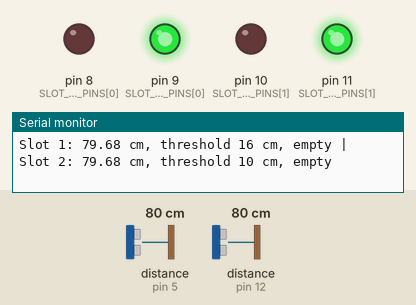
Simulated run of this sketch. Board: Arduino Uno, built with avr-gcc and run on an emulated ATmega328P. Parts: output pins drawn as LEDs (lit = HIGH), the last lines printed to the serial monitor. Wiring (inferred from the names in the program): 2 × ultrasonic range finder: trigger pin 4, echo pin 5 / trigger pin 13, echo pin 12. The inputs (shaded band) are chosen by the test bench; at power-on: distance to the obstacle (sensors on pin 5, pin 12) 80 cm. The echo pulse lasts 58.3 µs per cm; pins used as bus, display or sensor lines are not drawn.

Above: at 2.3 s.
2.4 s: distance to the obstacle (sensor on pin 5) set to 2 cm
At 3.1 s:
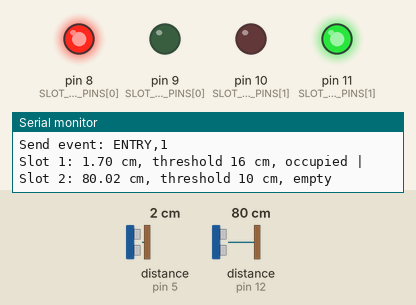
3.9 s: distance to the obstacle (sensor on pin 12) set to 12 cm
6.9 s: distance to the obstacle (sensor on pin 12) set to 9 cm
At 7.6 s:
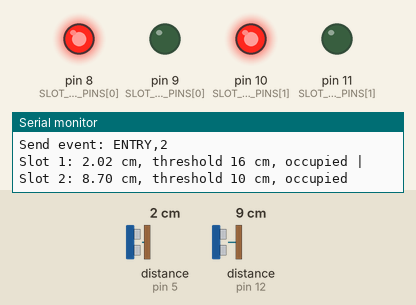
8.7 s: distance to the obstacle (sensor on pin 5) set to 15 cm
10.2 s: distance to the obstacle (sensor on pin 5) set to 19 cm
At 11.5 s:
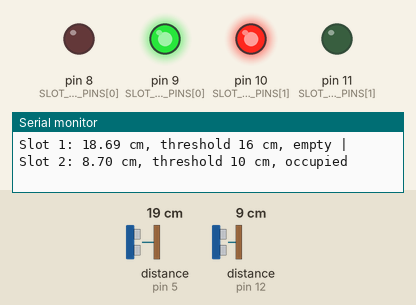
11.8 s: distance to the obstacle (sensor on pin 5) set to 4 cm
At 12.7 s:
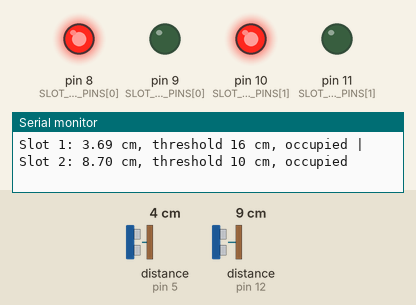
Timing chart, 0 to 14.4 s (numbered marks = the images above; inputs shaded):
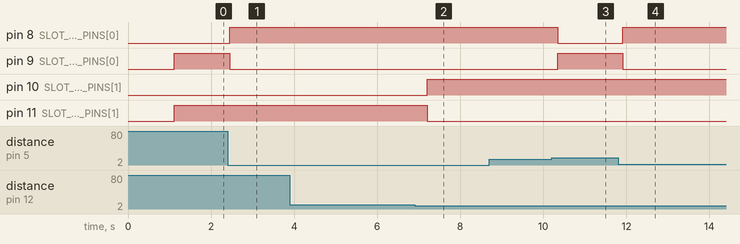

Measured:
- the behaviour switches between 11 and 10 cm on distance to the obstacle (sensor on pin 12) (found by bisection; images 1 and 2)
- the behaviour switches between 16 and 17 cm on distance to the obstacle (sensor on pin 5) (found by bisection; images 2 and 3)
- after the input at 2.4 s, pin 8 (SLOT_RED_LED_PINS[0]): LOW → HIGH after 0.05 s; pin 9 (SLOT_GREEN_LED_PINS[0]): HIGH → LOW after 0.05 s
- after the input at 6.9 s, pin 10 (SLOT_RED_LED_PINS[1]): LOW → HIGH after 0.30 s; pin 11 (SLOT_GREEN_LED_PINS[1]): HIGH → LOW after 0.30 s
- after the input at 10.2 s, pin 8 (SLOT_RED_LED_PINS[0]): HIGH → LOW after 0.15 s; pin 9 (SLOT_GREEN_LED_PINS[0]): LOW → HIGH after 0.15 s
- after the input at 11.8 s, pin 8 (SLOT_RED_LED_PINS[0]): LOW → HIGH after 0.11 s; pin 9 (SLOT_GREEN_LED_PINS[0]): HIGH → LOW after 0.11 s

The sketch:

uno_slots.ino
```cpp
const int SLOT_COUNT = 2;                    // 관리할 주차칸 개수
const unsigned long ECHO_TIMEOUT_US = 30000; // 초음파 응답 대기 최대 시간
const unsigned long SERIAL_LOG_INTERVAL_MS = 500; // 주차칸 상태 로그 출력 주기

const int SLOT_OCCUPIED_DISTANCE_CM[SLOT_COUNT] = {16, 10}; // 주차칸별 차량 감지 거리
const int SLOT_TRIG_PINS[SLOT_COUNT] = {4, 13};      // 주차칸별 초음파 송신 핀
const int SLOT_ECHO_PINS[SLOT_COUNT] = {5, 12};      // 주차칸별 초음파 수신 핀
const int SLOT_RED_LED_PINS[SLOT_COUNT] = {8, 10};   // 주차칸별 점유 표시 LED 핀
const int SLOT_GREEN_LED_PINS[SLOT_COUNT] = {9, 11}; // 주차칸별 빈자리 표시 LED 핀

bool previousOccupied[SLOT_COUNT] = {false, false}; // 주차칸 상태 변화 감지용 이전 상태
unsigned long lastSerialLoggedAt = 0;               // 마지막 주차칸 로그 출력 시각

/**
 * 지정한 주차칸의 초음파 거리를 센티미터 단위로 측정한다.
 * @param {int} slotIndex - 측정할 주차칸 배열 인덱스
 * @returns {float} 측정된 거리, 감지 실패 시 -1
 */
float readDistanceCm(int slotIndex) {
  digitalWrite(SLOT_TRIG_PINS[slotIndex], LOW);
  delayMicroseconds(2);
  digitalWrite(SLOT_TRIG_PINS[slotIndex], HIGH);
  delayMicroseconds(10);
  digitalWrite(SLOT_TRIG_PINS[slotIndex], LOW);

  long duration = pulseIn(SLOT_ECHO_PINS[slotIndex], HIGH, ECHO_TIMEOUT_US);

  if (duration == 0) {
    return -1;
  }

  return duration * 0.0343 / 2.0;
}

/**
 * 측정 거리로 지정한 주차칸의 점유 상태를 판단한다.
 * @param {int} slotIndex - 확인할 주차칸 배열 인덱스
 * @param {float} distanceCm - 초음파센서 측정 거리
 * @returns {bool} 차량이 있으면 true, 아니면 false
 */
bool isSlotOccupied(int slotIndex, float distanceCm) {
  return distanceCm > 0 && distanceCm <= SLOT_OCCUPIED_DISTANCE_CM[slotIndex];
}

/**
 * 주차칸 LED를 점유 상태에 맞게 갱신한다.
 * @param {int} slotIndex - 갱신할 주차칸 배열 인덱스
 * @param {bool} occupied - 주차칸 점유 여부
 * @returns {void} 반환값 없음
 */
void updateSlotLed(int slotIndex, bool occupied) {
  digitalWrite(SLOT_RED_LED_PINS[slotIndex], occupied ? HIGH : LOW);
  digitalWrite(SLOT_GREEN_LED_PINS[slotIndex], occupied ? LOW : HIGH);
}

/**
 * Node.js 서버에 주차칸 상태 변화 이벤트를 전송한다.
 * @param {String} eventName - ENTRY 또는 VACATED 이벤트 이름
 * @param {int} slotId - 주차칸 번호
 * @returns {void} 반환값 없음
 */
void sendSlotEvent(String eventName, int slotId) {
  Serial.println(eventName + "," + String(slotId));
  Serial.print("Send event: ");
  Serial.print(eventName);
  Serial.print(",");
  Serial.println(slotId);
}

/**
 * 주차칸별 거리와 점유 상태를 시리얼 모니터에 출력한다.
 * @param {float[]} distances - 주차칸별 측정 거리 배열
 * @param {bool[]} occupiedSlots - 주차칸별 점유 상태 배열
 * @returns {void} 반환값 없음
 */
void logSlotStatus(float distances[], bool occupiedSlots[]) {
  if (millis() - lastSerialLoggedAt < SERIAL_LOG_INTERVAL_MS) {
    return;
  }

  lastSerialLoggedAt = millis();

  for (int index = 0; index < SLOT_COUNT; index++) {
    Serial.print("Slot ");
    Serial.print(index + 1);
    Serial.print(": ");

    if (distances[index] < 0) {
      Serial.print("no echo");
    } else {
      Serial.print(distances[index]);
      Serial.print(" cm, threshold ");
      Serial.print(SLOT_OCCUPIED_DISTANCE_CM[index]);
      Serial.print(" cm, ");
      Serial.print(occupiedSlots[index] ? "occupied" : "empty");
    }

    if (index < SLOT_COUNT - 1) {
      Serial.print(" | ");
    }
  }

  Serial.println();
}

/**
 * 각 주차칸의 점유 변화와 LED 표시를 처리한다.
 * @returns {void} 반환값 없음
 */
void updateParkingSlots() {
  float distances[SLOT_COUNT];
  bool occupiedSlots[SLOT_COUNT];

  for (int index = 0; index < SLOT_COUNT; index++) {
    distances[index] = readDistanceCm(index);
    occupiedSlots[index] = isSlotOccupied(index, distances[index]);

    bool occupied = occupiedSlots[index];
    int slotId = index + 1;

    updateSlotLed(index, occupied);

    if (occupied && !previousOccupied[index]) {
      sendSlotEvent("ENTRY", slotId);
    }

    if (!occupied && previousOccupied[index]) {
      sendSlotEvent("VACATED", slotId);
    }

    previousOccupied[index] = occupied;
  }

  logSlotStatus(distances, occupiedSlots);
}

/**
 * 주차칸 감지 보드의 현재 핀 설정을 시리얼 모니터에 출력한다.
 * @returns {void} 반환값 없음
 */
void printBootMessage() {
  Serial.println();
  Serial.println("=== Uno Slots Start ===");
  Serial.println("Baud: 9600");
  Serial.println("Slot 1: TRIG D4, ECHO D5, RED D8, GREEN D9, threshold 16 cm");
  Serial.println("Slot 2: TRIG D13, ECHO D12, RED D10, GREEN D11, threshold 10 cm");
}

/**
 * 주차칸 감지 보드를 초기화한다.
 * @returns {void} 반환값 없음
 */
void setup() {
  Serial.begin(9600);
  delay(1000);
  printBootMessage();

  for (int index = 0; index < SLOT_COUNT; index++) {
    pinMode(SLOT_TRIG_PINS[index], OUTPUT);
    pinMode(SLOT_ECHO_PINS[index], INPUT);
    pinMode(SLOT_RED_LED_PINS[index], OUTPUT);
    pinMode(SLOT_GREEN_LED_PINS[index], OUTPUT);
  }
}

/**
 * 주차칸 상태를 반복 감지하고 Node.js 서버에 변화 이벤트를 보낸다.
 * @returns {void} 반환값 없음
 */
void loop() {
  updateParkingSlots();
  delay(300);
}
```
